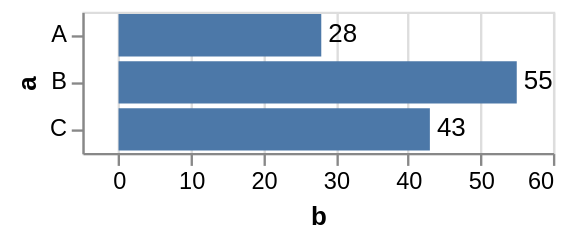

Specify this chart in Vega-Lite:
### Vega specification from a JSON file in a GitHub repository (floating-point values rounded to 4 significant figures)
{"$schema": "https://vega.github.io/schema/vega/v5.json", "description": "Bar chart with text labels. Apply scale padding to make the frame cover the labels.", "background": "white", "padding": 5, "width": 200, "style": "cell", "data": [{"name": "source_0", "values": [{"a": "A", "b": 28}, {"a": "B", "b": 55}, {"a": "C", "b": 43}]}, {"name": "data_1", "source": "source_0", "transform": [{"type": "stack", "groupby": ["a"], "field": "b", "sort": {"field": [], "order": []}, "as": ["b_start", "b_end"], "offset": "zero"}, {"type": "filter", "expr": "isValid(datum[\"b\"]) && isFinite(+datum[\"b\"])"}]}, {"name": "data_2", "source": "source_0", "transform": [{"type": "filter", "expr": "isValid(datum[\"b\"]) && isFinite(+datum[\"b\"])"}]}], "signals": [{"name": "y_step", "value": 20}, {"name": "height", "update": "bandspace(domain('y').length, 0.1, 0.05) * y_step"}], "marks": [{"name": "layer_0_marks", "type": "rect", "style": ["bar"], "from": {"data": "data_1"}, "encode": {"update": {"fill": {"value": "#4c78a8"}, "ariaRoleDescription": {"value": "bar"}, "description": {"signal": "\"a: \" + (isValid(datum[\"a\"]) ? datum[\"a\"] : \"\"+datum[\"a\"]) + \"; b: \" + (format(datum[\"b\"], \"\"))"}, "x": {"scale": "x", "field": "b_end"}, "x2": {"scale": "x", "field": "b_start"}, "y": {"scale": "y", "field": "a"}, "height": {"scale": "y", "band": 1}}}}, {"name": "layer_1_marks", "type": "text", "style": ["text"], "from": {"data": "data_2"}, "encode": {"update": {"align": {"value": "left"}, "baseline": {"value": "middle"}, "dx": {"value": 3}, "fill": {"value": "black"}, "description": {"signal": "\"a: \" + (isValid(datum[\"a\"]) ? datum[\"a\"] : \"\"+datum[\"a\"]) + \"; b: \" + (format(datum[\"b\"], \"\"))"}, "x": {"scale": "x", "field": "b"}, "y": {"scale": "y", "field": "a", "band": 0.5}, "text": {"signal": "format(datum[\"b\"], \"\")"}}}}], "scales": [{"name": "x", "type": "linear", "domain": {"fields": [{"data": "data_1", "field": "b_start"}, {"data": "data_1", "field": "b_end"}, {"data": "data_2", "field": "b"}]}, "range": [0, {"signal": "width"}], "padding": 10, "nice": true, "zero": true}, {"name": "y", "type": "band", "domain": {"fields": [{"data": "data_1", "field": "a"}, {"data": "data_2", "field": "a"}], "sort": true}, "range": {"step": {"signal": "y_step"}}, "paddingInner": 0.1, "paddingOuter": 0.05}], "axes": [{"scale": "x", "orient": "bottom", "gridScale": "y", "grid": true, "tickCount": {"signal": "ceil(width/40)"}, "domain": false, "labels": false, "aria": false, "maxExtent": 0, "minExtent": 0, "ticks": false, "zindex": 0}, {"scale": "x", "orient": "bottom", "grid": false, "title": "b", "labelFlush": true, "labelOverlap": true, "tickCount": {"signal": "ceil(width/40)"}, "zindex": 0}, {"scale": "y", "orient": "left", "grid": false, "title": "a", "zindex": 0}]}
